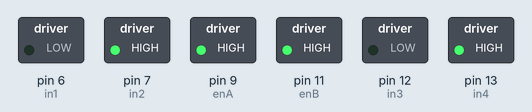
Bench run of a sketch on a simulated Arduino Uno, built with avr-gcc and run on an emulated ATmega328P. On the bench: switched loads named in the sketch (green lamp = pin HIGH).

Above: at 0.1 s.
Timing chart, 0 to 1.6 s (numbered marks = the images above):
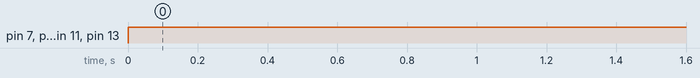

Measured:
- by itself, pin 7 (in2), pin 9 (enA), pin 11 (enB), pin 13 (in4): LOW → HIGH at 0.00 s

The sketch:

control_motoare.ino
```cpp
#include <Arduino.h>

#define enA 9
#define in1 6
#define in2 7


#define enB 11
#define in3 12
#define in4 13

//int motor1A = 7;
//int motor1B = 6;
//int motor2A = 5;
//int motor2B = 4;

void setup(){

  pinMode(enA, OUTPUT);
  pinMode(in1, OUTPUT);
  pinMode(in2, OUTPUT);
  pinMode(enB, OUTPUT);
  pinMode(in3, OUTPUT);
  pinMode(in4, OUTPUT);
  // Set initial rotation direction
  digitalWrite(in1, HIGH);
  digitalWrite(in2, LOW);
  digitalWrite(in3, HIGH);
  digitalWrite(in4, LOW);
  //pinMode(motor1A, OUTPUT);
  //pinMode(motor1B, OUTPUT);
  //pinMode(motor2A, OUTPUT);
  //pinMode(motor2B, OUTPUT);
}

void loop() {

  analogWrite(enA, 255);
  digitalWrite(in1, LOW);
  digitalWrite(in2, HIGH);

  analogWrite(enB, 255);
  digitalWrite(in3, LOW);
  digitalWrite(in4, HIGH);
  //digitalWrite(motor2A, 255);
  //digitalWrite(motor2B, 0);
  //delay(1000);

}
```
